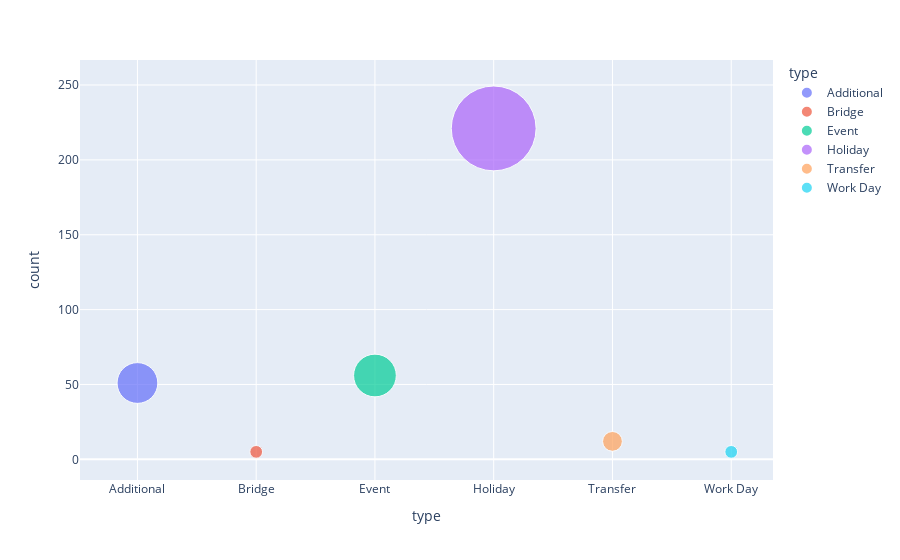

Source (notebook cell):
### Code cell
fig = ex.scatter(typ_cnts, x='type', y='count', size='count', color= "type", hover_name='type',
                 log_y=False, size_max=60)
fig.show()

### Figure 1 — Plotly figure (JSON) as saved in the notebook; plotly's stock layout.template omitted (floating-point values rounded to 4 significant figures)
{"data": [{"hovertemplate": "<b>%{hovertext}</b><br><br>type=%{x}<br>count=%{marker.size}<extra></extra>", "hovertext": ["Additional"], "legendgroup": "Additional", "marker": {"color": "#636efa", "size": [51], "sizemode": "area", "sizeref": 0.06139, "symbol": "circle"}, "mode": "markers", "name": "Additional", "orientation": "v", "showlegend": true, "type": "scatter", "x": ["Additional"], "xaxis": "x", "y": [51], "yaxis": "y"}, {"hovertemplate": "<b>%{hovertext}</b><br><br>type=%{x}<br>count=%{marker.size}<extra></extra>", "hovertext": ["Bridge"], "legendgroup": "Bridge", "marker": {"color": "#EF553B", "size": [5], "sizemode": "area", "sizeref": 0.06139, "symbol": "circle"}, "mode": "markers", "name": "Bridge", "orientation": "v", "showlegend": true, "type": "scatter", "x": ["Bridge"], "xaxis": "x", "y": [5], "yaxis": "y"}, {"hovertemplate": "<b>%{hovertext}</b><br><br>type=%{x}<br>count=%{marker.size}<extra></extra>", "hovertext": ["Event"], "legendgroup": "Event", "marker": {"color": "#00cc96", "size": [56], "sizemode": "area", "sizeref": 0.06139, "symbol": "circle"}, "mode": "markers", "name": "Event", "orientation": "v", "showlegend": true, "type": "scatter", "x": ["Event"], "xaxis": "x", "y": [56], "yaxis": "y"}, {"hovertemplate": "<b>%{hovertext}</b><br><br>type=%{x}<br>count=%{marker.size}<extra></extra>", "hovertext": ["Holiday"], "legendgroup": "Holiday", "marker": {"color": "#ab63fa", "size": [221], "sizemode": "area", "sizeref": 0.06139, "symbol": "circle"}, "mode": "markers", "name": "Holiday", "orientation": "v", "showlegend": true, "type": "scatter", "x": ["Holiday"], "xaxis": "x", "y": [221], "yaxis": "y"}, {"hovertemplate": "<b>%{hovertext}</b><br><br>type=%{x}<br>count=%{marker.size}<extra></extra>", "hovertext": ["Transfer"], "legendgroup": "Transfer", "marker": {"color": "#FFA15A", "size": [12], "sizemode": "area", "sizeref": 0.06139, "symbol": "circle"}, "mode": "markers", "name": "Transfer", "orientation": "v", "showlegend": true, "type": "scatter", "x": ["Transfer"], "xaxis": "x", "y": [12], "yaxis": "y"}, {"hovertemplate": "<b>%{hovertext}</b><br><br>type=%{x}<br>count=%{marker.size}<extra></extra>", "hovertext": ["Work Day"], "legendgroup": "Work Day", "marker": {"color": "#19d3f3", "size": [5], "sizemode": "area", "sizeref": 0.06139, "symbol": "circle"}, "mode": "markers", "name": "Work Day", "orientation": "v", "showlegend": true, "type": "scatter", "x": ["Work Day"], "xaxis": "x", "y": [5], "yaxis": "y"}], "layout": {"legend": {"itemsizing": "constant", "title": {"text": "type"}, "tracegroupgap": 0}, "margin": {"t": 60}, "xaxis": {"anchor": "y", "categoryarray": ["Additional", "Bridge", "Event", "Holiday", "Transfer", "Work Day"], "categoryorder": "array", "domain": [0, 1], "title": {"text": "type"}}, "yaxis": {"anchor": "x", "domain": [0, 1], "title": {"text": "count"}}}}
